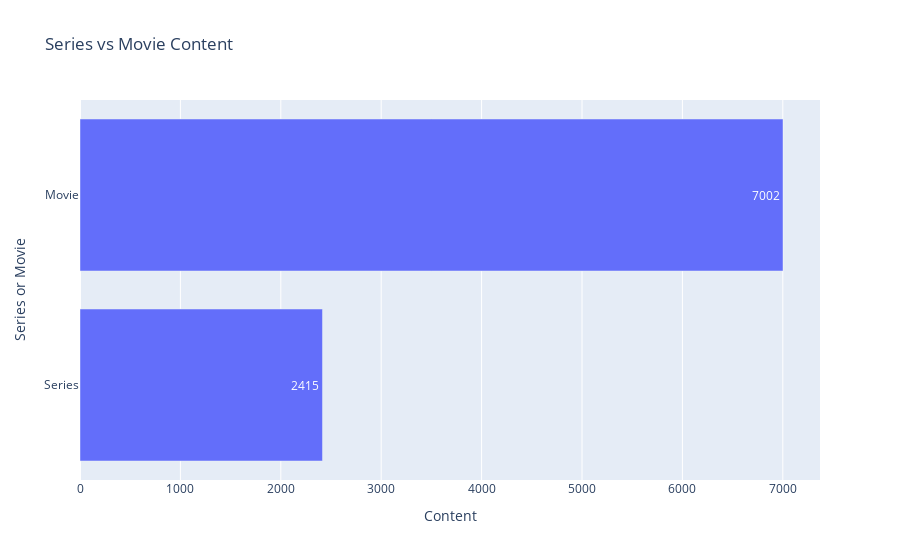

Notebook source saved alongside this figure:
### Code cell
#Created a bar graph to visualize the amount of both movies and series
smdf = netdf[['Title','Series or Movie', 'Composite_Score']].copy()
smsize = smdf.groupby(['Series or Movie']).size().to_frame('Content')
smscore = smdf.groupby('Series or Movie')[['Composite_Score']].mean() 
sm = pd.concat([smsize, smscore],axis=1)
sm = sm.reset_index().rename_axis(None, axis=1)
sm = sm.sort_values(by=['Content'],ascending=False)
sm5 = sm.head()
sm5= sm5.sort_values(by=['Content'])
fig1=px.bar(sm5,x='Content',y='Series or Movie',title='Series vs Movie Content', text = 'Content')
fig1.show()

### Figure 1 — Plotly figure (JSON) as saved in the notebook; plotly's stock layout.template omitted (floating-point values rounded to 4 significant figures)
{"data": [{"alignmentgroup": "True", "hovertemplate": "Content=%{text}<br>Series or Movie=%{y}<extra></extra>", "legendgroup": "", "marker": {"color": "#636efa", "pattern": {"shape": ""}}, "name": "", "offsetgroup": "", "orientation": "h", "showlegend": false, "text": [2415, 7002], "textposition": "auto", "type": "bar", "x": [2415, 7002], "xaxis": "x", "y": ["Series", "Movie"], "yaxis": "y"}], "layout": {"barmode": "relative", "legend": {"tracegroupgap": 0}, "title": {"text": "Series vs Movie Content"}, "xaxis": {"anchor": "y", "domain": [0, 1], "title": {"text": "Content"}}, "yaxis": {"anchor": "x", "domain": [0, 1], "title": {"text": "Series or Movie"}}}}
